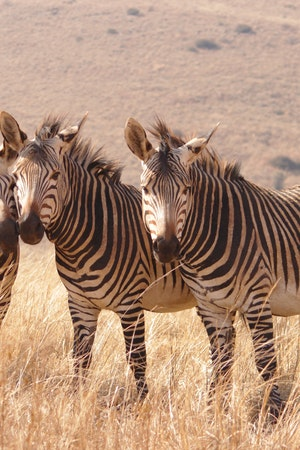
#> input picture Programas/Imagenes/cebra.jpg, 300 x 450 px
$ python Practica27.py
#> lines starting #> are read from the running program, lines starting #| are printed output that depends on the picture; after the words box and inside, x2 and y2 are one past the last pixel; in counts of white or black regions, pixels touching at a corner belong together
# Importamos las librerias
import cv2
import numpy as np
import matplotlib.pyplot as plt

# Seleccionamos las rutas de las imagenes
rut_img = "Imagenes/cebra.jpg"
imagen = cv2.imread(rut_img)
#> imagen is the input picture: shape (450, 300, 3); mean B, G, R 120.4, 142.3, 174.9

# Convertimos la imagen en blanco y negro
imagen = cv2.cvtColor(imagen, cv2.COLOR_BGR2GRAY)
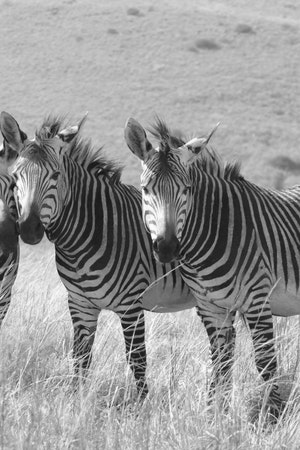
#> imagen: shape (450, 300); min 7, max 254, mean 149.6
plt.imshow(imagen)
plt.show()
plt.imshow(imagen, cmap='gray')
plt.show()


# Establecer el umbral y el valor maximo
umbral = 150
val_max = 255


# Umbral binario
th, dst = cv2.threshold(imagen, umbral, val_max, cv2.THRESH_BINARY)
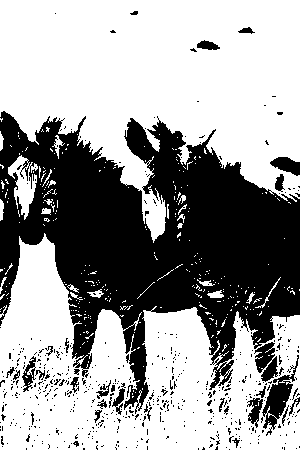
#> dst: shape (450, 300); 61.8% white; 537 black regions (506 under 20 px), largest, box (x1, y1, x2, y2) and area: (0, 111, 300, 414) 46284, (262, 355, 299, 436) 925, (254, 342, 278, 382) 578
#> th = 150
plt.imshow(dst, cmap="gray")
plt.show()


print(dst)
#> (printed output is left out)
